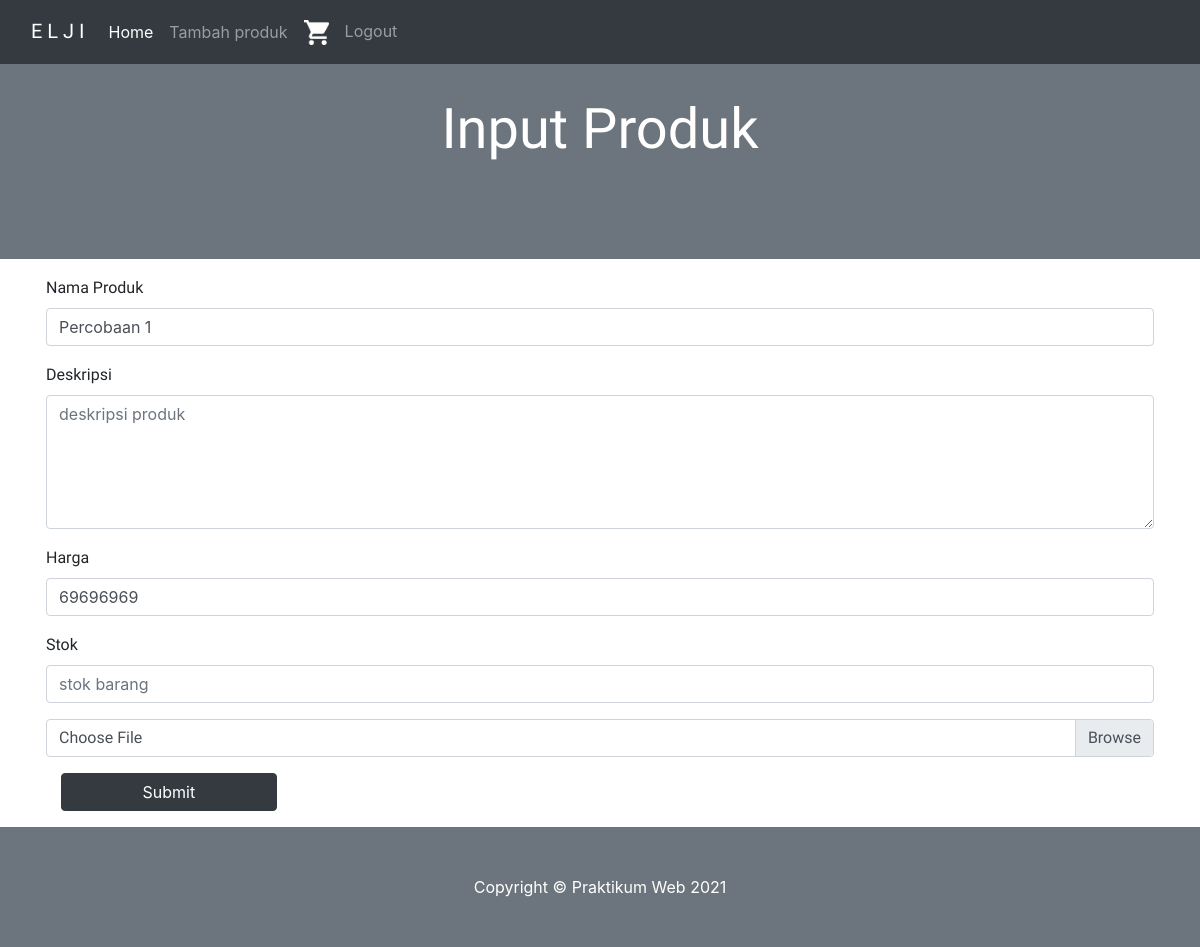
Page /update.php?id=1 (signed in) on the earlier database version.
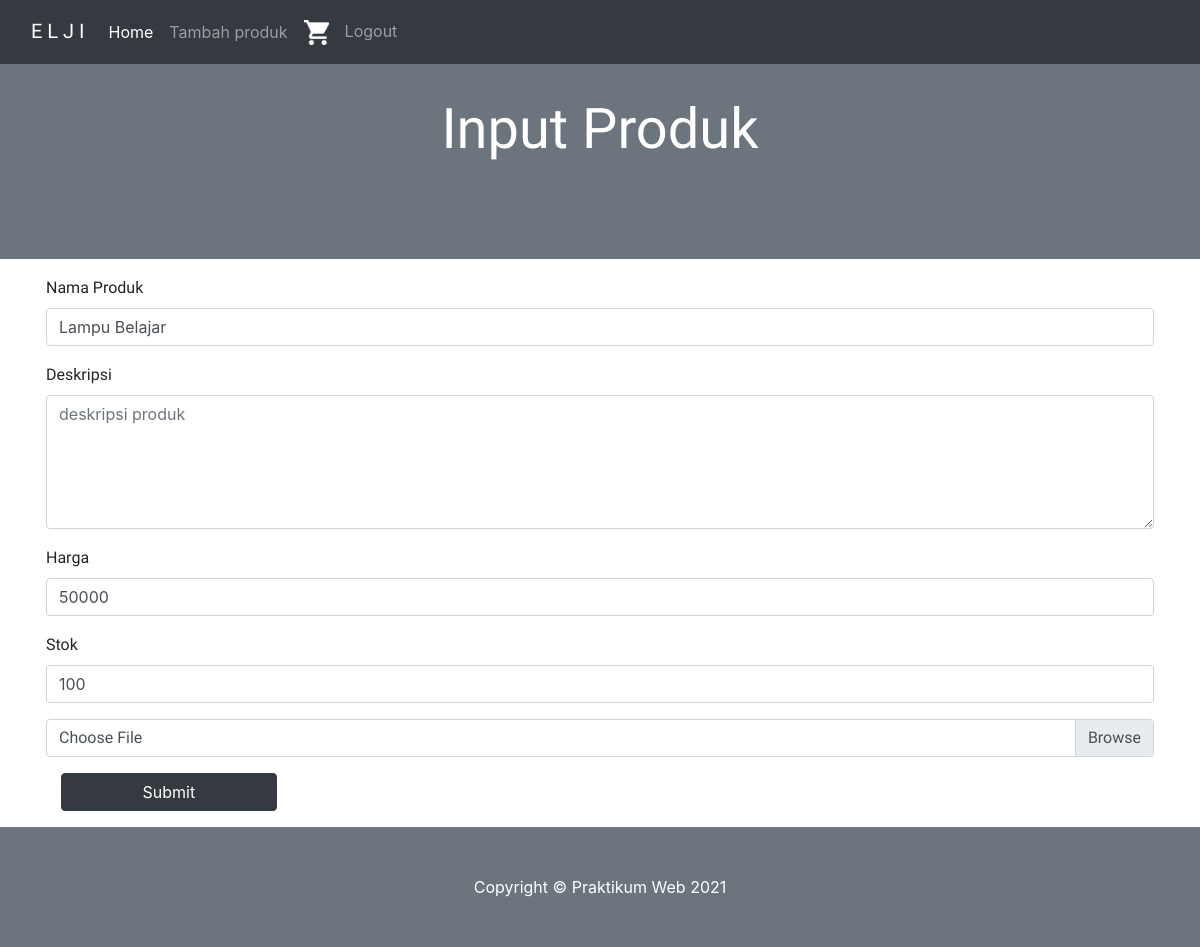
Same page on the later database version.
### tables this page shows
CREATE TABLE `product` (
  `id` int(5) NOT NULL,
  `name` varchar(100) NOT NULL,
  `description` text NOT NULL,
  `price` bigint(20) NOT NULL,
  `stock` int(11) DEFAULT NULL,
  `image_path` varchar(1024) NOT NULL,
  `created_at` timestamp NOT NULL DEFAULT current_timestamp(),
  `updated_at` datetime NOT NULL DEFAULT current_timestamp() ON UPDATE current_timestamp()
);

### koneksi.php (called while the page is built, shortened)
<?php
	$koneksi = mysqli_connect("localhost" , "root", "" , "toko_elektronik");
	function query ($query){
		global $koneksi;
		$result = mysqli_query($koneksi , $query);
		$rows = [];
		while ($row = mysqli_fetch_assoc($result)) {
			$rows[] = $row;
		}
		return $rows;
	}
 ?>

### update.php (the view, shortened to what this page needs)
<?php
	include 'koneksi.php';
	$id = $_GET["id"];
	$data = query("SELECT * FROM product WHERE id='$id'")[0];
 ?>
<!DOCTYPE html>
<html>
<head>
	<link rel="stylesheet" href="https://maxcdn.bootstrapcdn.com/bootstrap/4.0.0/css/bootstrap.min.css">
</head>
<body>
	<?php include('navbar.php')?>
	<header class="bg-secondary py-5">
		<div class="container mx-auto my-5">
			<div class="text-center text-white">
				<h1 class="display-4 fw-bolder">Input Produk</h1>
			</div>
		</div>
	</header>
	<section>
        <div class="container py-3 px-3">
            <form method="post" enctype="multipart/form-data">
                <div class="form-group mb-3">
                    <label for="name">Nama Produk</label>
                    <input type="text" class="form-control" name="name" id="name" placeholder="nama produk" required="" value="<?php echo($data["name"]) ?>">
                </div>
                <div class="form-group mb-3">
                    <label for="description">Deskripsi</label>
                    <textarea class="form-control" name="description" id="description" placeholder="deskripsi produk" cols="20" rows="5"></textarea>
                </div>
                <div class="form-group mb-3">
                    <label for="price">Harga</label>
                    <input type="text" class="form-control" name="price" id="price" placeholder="harga produk(rupiah)" required="" value="<?php echo($data["price"]) ?>">
                </div>
                <div class="form-group mb-3">
                    <label for="stock">Stok</label>
                    <input type="text" class="form-control" name="stock" id="stock" placeholder="stok barang" required="" value="<?php echo($data["stock"]) ?>">
                </div>
                <div class="custom-file mb-3">
                    <label class="custom-file-label" for="image">Choose File</label>
                </div>
                <div class="container">
                    <button type="submit" class="btn btn-dark" name="submit" style="width: 20%;">Submit</button>
                </div>
            </form>
        </div>
	</section>
	<footer class="py-5 bg-secondary">
        <div class="container"><p class="m-0 text-center text-white">Copyright &copy; Praktikum Web 2021</p></div>
    </footer>
	</body>
</html>

Differences in the rows shown:
changed product: name "Percobaan 1" → "Lampu Belajar"; price "69696969" → "50000"; stock (not shown) → "100"
